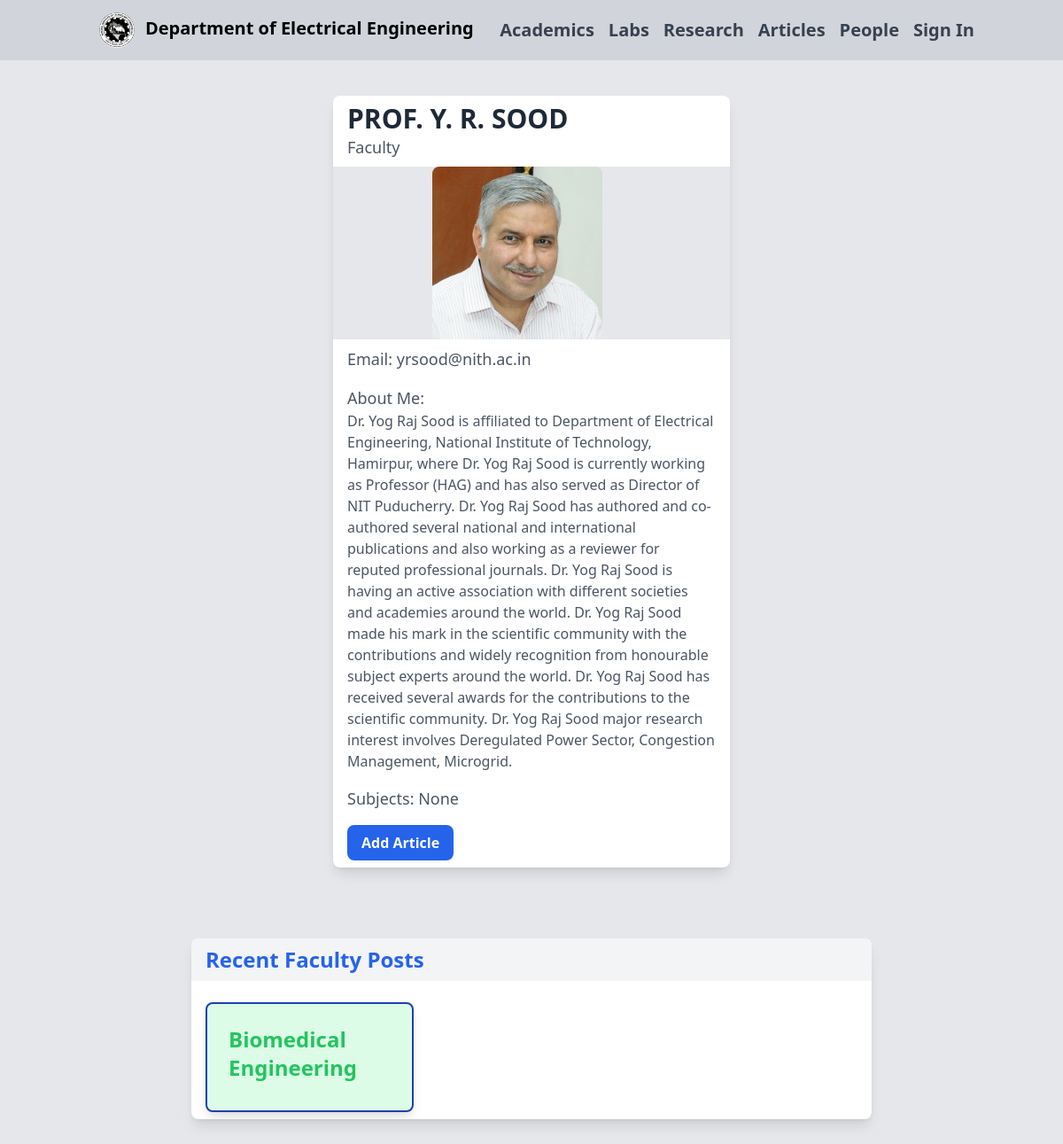
The app's page /profile/yrsood/, older data.
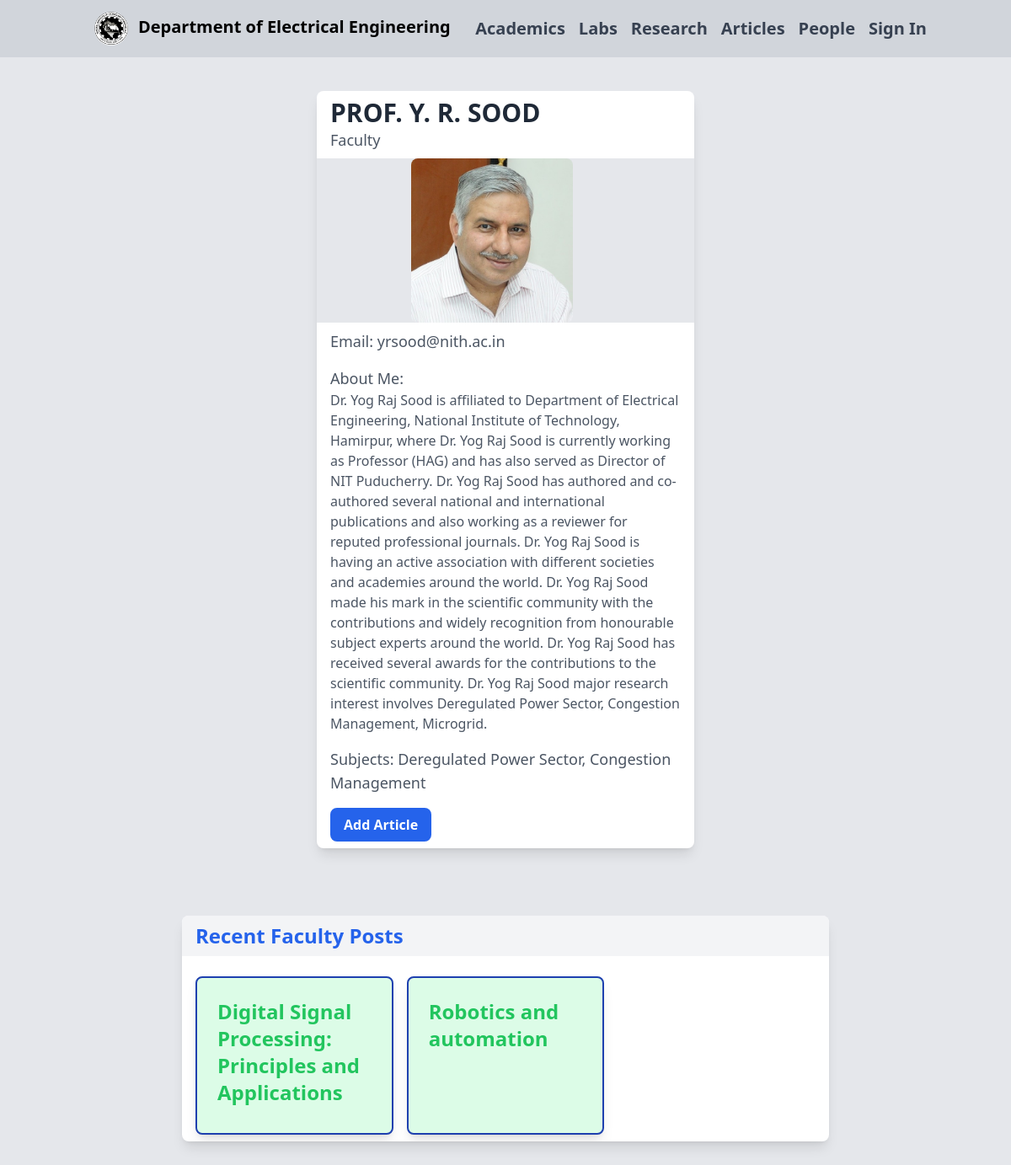
The same page, newer data.
### ele/models.py (models this page shows, shortened)
class CustomUser(AbstractUser):
    role = models.CharField(choices=[(choice.value, choice.value) for choice in RoleChoices], max_length=10, null = True)
    bio = models.TextField(max_length=10000, null = True)
    name = models.TextField(max_length=30, null = True)
    company = models.TextField(null=True, blank=True)
    subjects = models.CharField(max_length=50, null = True, blank=True)
    profile_image = models.ImageField(upload_to="images/", null=True, blank=True)

class Post(models.Model):
    title = models.CharField(max_length=100)
    short_description= models.CharField(max_length=100,default="no short description available", blank=True)
    content = RichTextField(blank=True, null=True)
    author = models.ForeignKey(CustomUser, on_delete=models.CASCADE)
    document = models.FileField(upload_to='documents/', null=True, blank=True)
    created_at = models.DateTimeField(default=timezone.now)
    views = models.PositiveIntegerField(default=0)

### ele/views.py (the view)
# urls.py: path('profile/<str:username>/', views.user_profile, name='user_profile'),
def user_profile(request, username):
    user = get_object_or_404(CustomUser, username=username)
    if user.role == RoleChoices.ALUMNI.value:
        posts = Post.objects.filter(author=user)
        return render(request, 'ele/profile.html', {'user': user, 'posts': posts})
    elif user.role == RoleChoices.FACULTY.value:
        posts = Post.objects.filter(author=user)
        return render(request, 'ele/profile.html', {'user': user, 'posts':posts})
    else:
        return HttpResponse('Invalid user role')

### ele/templates/ele/profile.html (shortened to what this page needs)
{% extends 'ele/base.html' %}
{% block content %}
<div class="flex flex-wrap justify-center items-center">
    <div class="max-w-md w-full bg-white shadow-lg rounded-lg overflow-hidden mx-5 my-10">
        <div class="px-4 py-2">
            <h1 class="text-3xl font-bold text-gray-800">{{ user.name }}</h1>
            <h2 class="text-lg text-gray-600">{{ user.role }}</h2>
        </div>
        <div class="mx-auto flex items-center justify-center bg-gray-200 text-gray-800">
            {% if user.profile_image %}
                <img src="{{ user.profile_image.url }}" alt="{{ user.name }}" class="h-full w-full object-cover md:w-48 mr-8 rounded-lg">
            {% endif %}
        </div>
        <div class="px-4 py-2">
            <p class="text-lg text-gray-600">Email: {{ user.email }}</p>
            <p class="text-lg text-gray-600 mt-4">About Me:</p>
            <p class="text-gray-600">{{ user.bio }}</p>
            {% if user.role == 'Alumni' %}
                <p class="text-lg text-gray-600 mt-4">Company: {{ user.company }}</p>
                {% if user.is_authenticated %}
                    <a class="inline-block px-4 py-2 text-white font-bold bg-blue-600 hover:bg-blue-700 rounded-lg mt-4" href="{% url 'create_post' %}">Add Testimonial</a>
                {% endif %}
            {% elif user.role == 'Faculty' %}
                <p class="text-lg text-gray-600 mt-4">Subjects: {{ user.subjects }}</p>
                {% if user.is_authenticated %}
                    <a class="inline-block px-4 py-2 text-white font-bold bg-blue-600 hover:bg-blue-700 rounded-lg mt-4" href="{% url 'create_post' %}">Add Article</a>
                {% endif %}
            {% endif %}
        </div>
    </div>
    <div class="w-full max-w-3xl bg-white shadow-lg rounded-lg overflow-hidden mx-5 my-10">
        <h2 class="text-2xl font-bold mb-4 text-blue-600 px-4 py-2 bg-gray-100">Recent {{ user.role }} Posts</h2>
        <div class="px-4 py-2">
            {% if posts %}
                <div class="grid grid-cols-1 sm:grid-cols-2 md:grid-cols-3 gap-4">
                    {% for post in posts %}
                        <div class="card bg-green-100 p-6 rounded-lg shadow-lg border-2 border-blue-800 rounded-lg p-4">
                            <h1 class="text-2xl text-green-500 font-bold mb-2"><a href="{% url 'post_detail' pk=post.pk %}">{{ post.title }}</a></h1>
                        </div>
                    {% endfor %}
                </div>
           {% endif %}
        </div>
    </div>
{% endblock %}

Row changes from the older to the newer data that the page shows:
changed CustomUser "PROF. Y. R. SOOD": subjects "None" → "Deregulated Power Sector, Congestion Management"
now on this page (row edited): Post: title "Digital Signal Processing: Principles and Applications"
changed Post: title "Biomedical Engineering" → "Robotics and automation"
